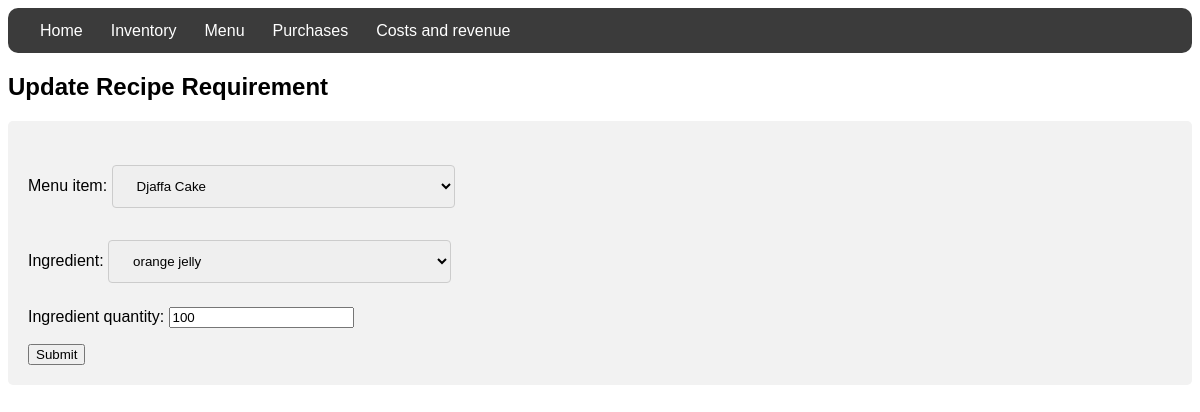
Screenshot of /reciperequirement/update/1 (signed in) with the database file from the repository.
### inventory/models.py (models this page shows, shortened)
class RecipeRequirement(models.Model):
    menu_item = models.ForeignKey(MenuItem, on_delete=models.CASCADE)
    ingredient = models.ForeignKey(Ingredient, on_delete=models.CASCADE)
    ingredient_quantity = models.IntegerField(default=0)

### inventory/views.py (the view)
# urls.py: path('reciperequirement/update/<pk>', views.RecipeRequirementUpdate.as_view(), name="reciperequirementupdate"),
class RecipeRequirementUpdate(LoginRequiredMixin, UpdateView):
   model = RecipeRequirement
   template_name = 'inventory/reciperequirement_update_form.html'
   form_class = RecipeRequirementUpdateForm

### inventory/forms.py
class RecipeRequirementUpdateForm(forms.ModelForm):
    class Meta:
        model = RecipeRequirement
        fields = ('menu_item', 'ingredient', 'ingredient_quantity')

### inventory/models.py (called while the page is built)
    def __str__(self):
        return self.name

    def __str__(self):
        return self.name

### inventory/templates/inventory/reciperequirement_update_form.html
{% extends './base.html' %}
{% block content %}
<h2>Update Recipe Requirement</h2>
<form method="post">
<div>
  {% csrf_token %} {{ form.as_p }}
  <input type="submit" value="Submit" />
</div>
</form>
{% endblock %}

### inventory/templates/inventory/base.html (style rules this page uses)
body { font-family: Arial, Helvetica, sans-serif; }
input[type=text], input[type=password], select { width: 30%; padding: 12px 20px; margin: 8px 0; display: inline-block; border: 1px solid #ccc; border-radius: 4px; box-sizing: border-box; }
div { border-radius: 5px; background-color: #f2f2f2; padding: 20px; }

### rows the page displays
RecipeRequirement: menu_item "Djaffa Cake", ingredient "orange jelly", ingredient_quantity "100"
